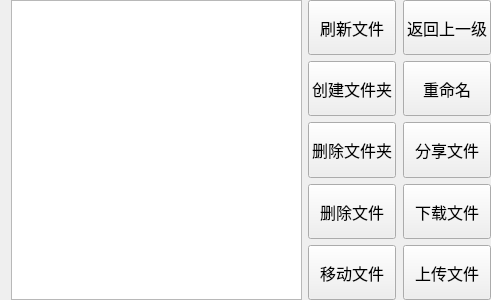
<?xml version="1.0" encoding="UTF-8"?>
<ui version="4.0">
 <class>File</class>
 <widget class="QWidget" name="File">
  <property name="geometry">
   <rect>
    <x>0</x>
    <y>0</y>
    <width>491</width>
    <height>300</height>
   </rect>
  </property>
  <property name="sizePolicy">
   <sizepolicy hsizetype="Preferred" vsizetype="Expanding">
    <horstretch>0</horstretch>
    <verstretch>0</verstretch>
   </sizepolicy>
  </property>
  <property name="windowTitle">
   <string>Form</string>
  </property>
  <layout class="QHBoxLayout" name="horizontalLayout">
   <property name="topMargin">
    <number>0</number>
   </property>
   <property name="rightMargin">
    <number>0</number>
   </property>
   <property name="bottomMargin">
    <number>0</number>
   </property>
   <item>
    <widget class="QListWidget" name="listWidget"/>
   </item>
   <item>
    <layout class="QGridLayout" name="gridLayout">
     <property name="horizontalSpacing">
      <number>7</number>
     </property>
     <item row="0" column="0">
      <widget class="QPushButton" name="flushFile_PB">
       <property name="sizePolicy">
        <sizepolicy hsizetype="Minimum" vsizetype="Expanding">
         <horstretch>0</horstretch>
         <verstretch>0</verstretch>
        </sizepolicy>
       </property>
       <property name="font">
        <font>
         <family>Arial</family>
         <pointsize>12</pointsize>
        </font>
       </property>
       <property name="text">
        <string>刷新文件</string>
       </property>
      </widget>
     </item>
     <item row="0" column="1">
      <widget class="QPushButton" name="return_PB">
       <property name="sizePolicy">
        <sizepolicy hsizetype="Minimum" vsizetype="Expanding">
         <horstretch>0</horstretch>
         <verstretch>0</verstretch>
        </sizepolicy>
       </property>
       <property name="font">
        <font>
         <family>Arial</family>
         <pointsize>12</pointsize>
        </font>
       </property>
       <property name="text">
        <string>返回上一级</string>
       </property>
      </widget>
     </item>
     <item row="1" column="0">
      <widget class="QPushButton" name="mkDir_PB">
       <property name="sizePolicy">
        <sizepolicy hsizetype="Minimum" vsizetype="Expanding">
         <horstretch>0</horstretch>
         <verstretch>0</verstretch>
        </sizepolicy>
       </property>
       <property name="font">
        <font>
         <family>Arial</family>
         <pointsize>12</pointsize>
        </font>
       </property>
       <property name="text">
        <string>创建文件夹</string>
       </property>
      </widget>
     </item>
     <item row="1" column="1">
      <widget class="QPushButton" name="renameFile_PB">
       <property name="sizePolicy">
        <sizepolicy hsizetype="Minimum" vsizetype="Expanding">
         <horstretch>0</horstretch>
         <verstretch>0</verstretch>
        </sizepolicy>
       </property>
       <property name="font">
        <font>
         <family>Arial</family>
         <pointsize>12</pointsize>
        </font>
       </property>
       <property name="text">
        <string>重命名</string>
       </property>
      </widget>
     </item>
     <item row="2" column="0">
      <widget class="QPushButton" name="delDir_PB">
       <property name="sizePolicy">
        <sizepolicy hsizetype="Minimum" vsizetype="Expanding">
         <horstretch>0</horstretch>
         <verstretch>0</verstretch>
        </sizepolicy>
       </property>
       <property name="font">
        <font>
         <family>Arial</family>
         <pointsize>12</pointsize>
        </font>
       </property>
       <property name="text">
        <string>删除文件夹</string>
       </property>
      </widget>
     </item>
     <item row="2" column="1">
      <widget class="QPushButton" name="shareFile_PB">
       <property name="sizePolicy">
        <sizepolicy hsizetype="Minimum" vsizetype="Expanding">
         <horstretch>0</horstretch>
         <verstretch>0</verstretch>
        </sizepolicy>
       </property>
       <property name="font">
        <font>
         <family>Arial</family>
         <pointsize>12</pointsize>
        </font>
       </property>
       <property name="text">
        <string>分享文件</string>
       </property>
      </widget>
     </item>
     <item row="3" column="0">
      <widget class="QPushButton" name="delFile_PB">
       <property name="sizePolicy">
        <sizepolicy hsizetype="Minimum" vsizetype="Expanding">
         <horstretch>0</horstretch>
         <verstretch>0</verstretch>
        </sizepolicy>
       </property>
       <property name="font">
        <font>
         <family>Arial</family>
         <pointsize>12</pointsize>
        </font>
       </property>
       <property name="text">
        <string>删除文件</string>
       </property>
      </widget>
     </item>
     <item row="3" column="1">
      <widget class="QPushButton" name="downloadFile_PB">
       <property name="sizePolicy">
        <sizepolicy hsizetype="Minimum" vsizetype="Expanding">
         <horstretch>0</horstretch>
         <verstretch>0</verstretch>
        </sizepolicy>
       </property>
       <property name="font">
        <font>
         <family>Arial</family>
         <pointsize>12</pointsize>
        </font>
       </property>
       <property name="text">
        <string>下载文件</string>
       </property>
      </widget>
     </item>
     <item row="4" column="0">
      <widget class="QPushButton" name="mvFile_PB">
       <property name="sizePolicy">
        <sizepolicy hsizetype="Minimum" vsizetype="Expanding">
         <horstretch>0</horstretch>
         <verstretch>0</verstretch>
        </sizepolicy>
       </property>
       <property name="font">
        <font>
         <family>Arial</family>
         <pointsize>12</pointsize>
        </font>
       </property>
       <property name="text">
        <string>移动文件</string>
       </property>
      </widget>
     </item>
     <item row="4" column="1">
      <widget class="QPushButton" name="uploadFile_PB">
       <property name="sizePolicy">
        <sizepolicy hsizetype="Minimum" vsizetype="Expanding">
         <horstretch>0</horstretch>
         <verstretch>0</verstretch>
        </sizepolicy>
       </property>
       <property name="font">
        <font>
         <family>Arial</family>
         <pointsize>12</pointsize>
        </font>
       </property>
       <property name="text">
        <string>上传文件</string>
       </property>
      </widget>
     </item>
    </layout>
   </item>
  </layout>
 </widget>
 <resources/>
 <connections/>
</ui>
